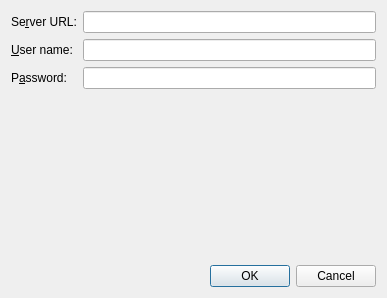
<?xml version="1.0" encoding="UTF-8"?>
<ui version="4.0">
 <class>UserFeedback::Analyzer::ConnectDialog</class>
 <widget class="QDialog" name="UserFeedback::Analyzer::ConnectDialog">
  <property name="geometry">
   <rect>
    <x>0</x>
    <y>0</y>
    <width>387</width>
    <height>298</height>
   </rect>
  </property>
  <property name="windowTitle">
   <string>Connect To Analytics Server</string>
  </property>
  <layout class="QVBoxLayout" name="verticalLayout">
   <item>
    <layout class="QFormLayout" name="formLayout">
     <item row="0" column="0">
      <widget class="QLabel" name="label">
       <property name="text">
        <string>Se&amp;rver URL:</string>
       </property>
       <property name="buddy">
        <cstring>serverUrl</cstring>
       </property>
      </widget>
     </item>
     <item row="0" column="1">
      <widget class="QLineEdit" name="serverUrl"/>
     </item>
     <item row="1" column="0">
      <widget class="QLabel" name="label_2">
       <property name="text">
        <string>&amp;User name:</string>
       </property>
       <property name="buddy">
        <cstring>userName</cstring>
       </property>
      </widget>
     </item>
     <item row="1" column="1">
      <widget class="QLineEdit" name="userName"/>
     </item>
     <item row="2" column="0">
      <widget class="QLabel" name="label_3">
       <property name="text">
        <string>P&amp;assword:</string>
       </property>
       <property name="buddy">
        <cstring>password</cstring>
       </property>
      </widget>
     </item>
     <item row="2" column="1">
      <widget class="QLineEdit" name="password">
       <property name="echoMode">
        <enum>QLineEdit::Password</enum>
       </property>
      </widget>
     </item>
    </layout>
   </item>
   <item>
    <widget class="QDialogButtonBox" name="buttonBox">
     <property name="orientation">
      <enum>Qt::Horizontal</enum>
     </property>
     <property name="standardButtons">
      <set>QDialogButtonBox::Cancel|QDialogButtonBox::Ok</set>
     </property>
    </widget>
   </item>
  </layout>
 </widget>
 <resources/>
 <connections>
  <connection>
   <sender>buttonBox</sender>
   <signal>accepted()</signal>
   <receiver>UserFeedback::Analyzer::ConnectDialog</receiver>
   <slot>accept()</slot>
   <hints>
    <hint type="sourcelabel">
     <x>248</x>
     <y>254</y>
    </hint>
    <hint type="destinationlabel">
     <x>157</x>
     <y>274</y>
    </hint>
   </hints>
  </connection>
  <connection>
   <sender>buttonBox</sender>
   <signal>rejected()</signal>
   <receiver>UserFeedback::Analyzer::ConnectDialog</receiver>
   <slot>reject()</slot>
   <hints>
    <hint type="sourcelabel">
     <x>316</x>
     <y>260</y>
    </hint>
    <hint type="destinationlabel">
     <x>286</x>
     <y>274</y>
    </hint>
   </hints>
  </connection>
 </connections>
</ui>
